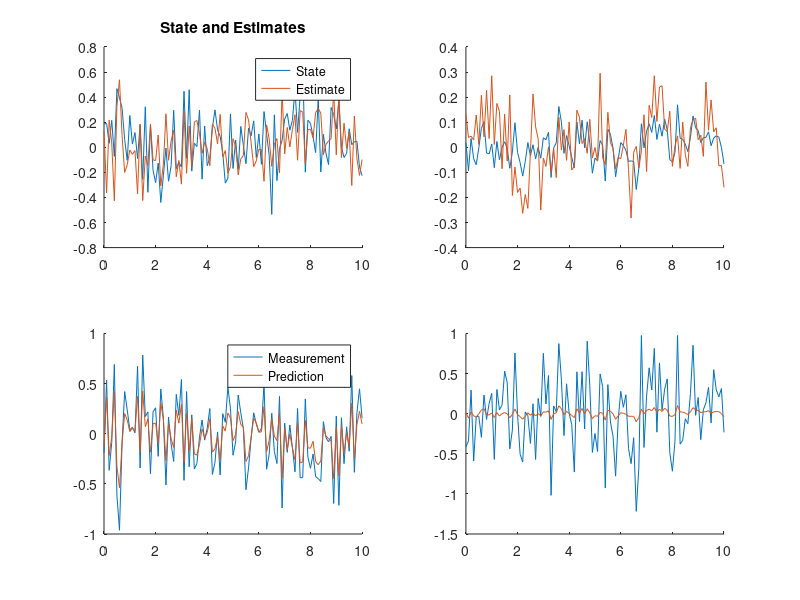

Write the MATLAB code that produced this figure.
%%
% MTE 546: Kalman Filter Example
% Winter 2017
% Written by : Eugene Li
%%
% 2D Kalman filter example
clear;clc;close all;
% Discrete time step
dt = 0.1;

% Prior
xhat = [0.5;0]; % mean (mu)
P = 1;% covariance (Sigma)

%Motion model
k_spring = 1.2;
c = 2.5;
m = 11;
A = [0,1;k_spring/m,c/m];
B = [0,0;0,0];
R = [0.3,0;0,0.5];

% Measurement model
C = [-1,0;0,0.6];
Q = [0.2,0;0,0.1];

% Simulation Initializations
Tf = 10;
T = 0:dt:Tf;
x = zeros(2,length(T)+1);
x(:,1) = xhat;
y = zeros(2,length(T));
u = y;

%% Main loop
for k=1:length(T)
    %% Simulation
    
    % Select a motion disturbance
    w = [Q(1,1)*randn(1);Q(2,2)*randn(1)];
    % Update state
    x(:,k+1) = A*x(:,k)+ B*u(:,k) + w;

    % Take measurement
    % Select a motion disturbance
    v = [R(1,1)*randn(1);R(2,2)*randn(1)];
    % Determine measurement
    y(:,k) = C*x(:,k+1) + v;

    
    %% Kalman Filter Estimation
    % Store prior
    xhat_old = xhat;
    P_old = P;

    % Prediction update
    xhat_k = A*xhat + B*u(:,k);
    P_predict = A*P*A' + Q;

    % Measurement update
    K = P_predict*C'*inv(C*P_predict*C'+R);
    xhat = xhat_k + K*(y(:,k)-C*xhat_k);
    P = (1-K*C)*P_predict;
    
    %Store estimates
    xhat_S(:,k)= xhat_k;
    x_S(:,k)= xhat;
    y_hat(:,k) = C*xhat;
   
end
%Plot full trajectory results
figure;
subplot(2,2,1)
hold on
plot(T,x(1,2:end)) %State
plot(T,x_S(1,:))
%plot(T,xhat_S(1,:)) %Prediction
title('State and Estimates')
legend('State', 'Estimate');

subplot(2,2,2)
hold on;
plot(T,x_S(2,:))%Estimate
plot(T,x(2,2:end))
%plot(T,xhat_S(2,:)) %Prediction

subplot(2,2,3);
hold on
plot(T,y(1,:)) %Measurement
plot(T,y_hat(1,:));
legend('Measurement', 'Prediction');

subplot(2,2,4)
hold on
plot(T,y(2,:)) %Measurement
plot(T,y_hat(2,:));


